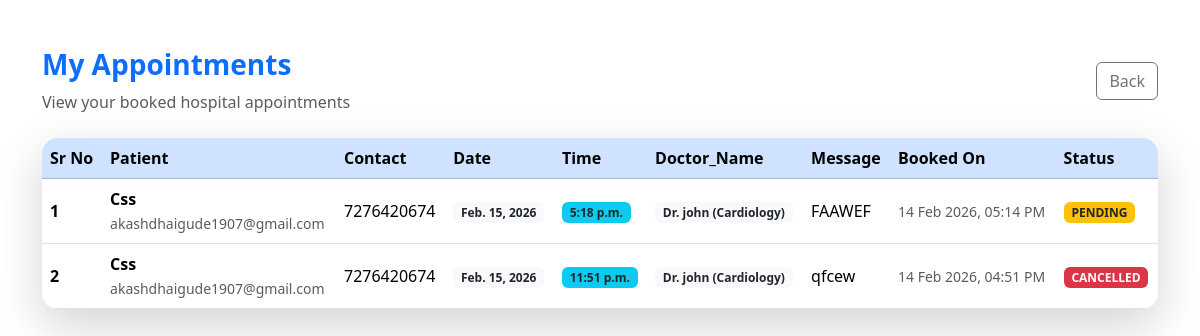
Before: /dashboard/my_appointment/ (signed in) with the older database file.
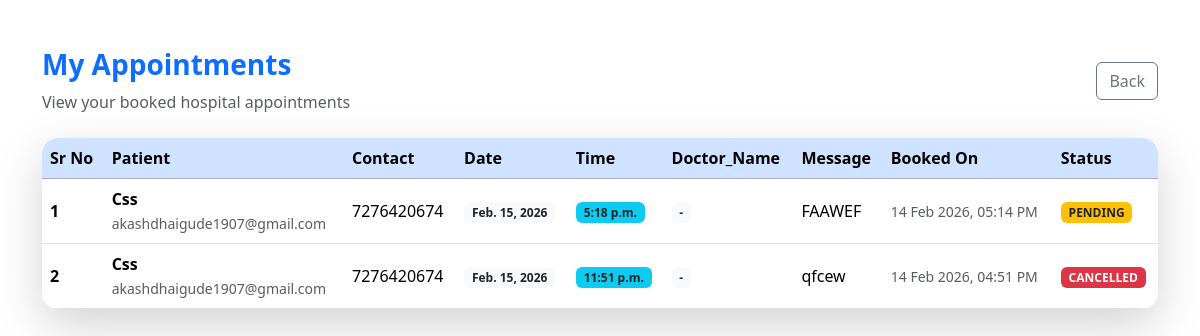
After: the same page with the newer database file.
### hp_management/models.py (models this page shows)
class Appointment(models.Model):
    user = models.ForeignKey(User, on_delete=models.CASCADE)
    name = models.CharField(max_length=100)
    email = models.EmailField()
    phone = models.CharField(max_length=15)
    date = models.DateField()
    time = models.TimeField()
    address = models.TextField(max_length=100, blank=True, null=True)
    doctor = models.ForeignKey(Doctor, on_delete=models.SET_NULL, null=True, blank=True)
    message = models.TextField(blank=True, null=True)
    created_at = models.DateTimeField(auto_now_add=True)
    STATUS_CHOICES = [
        ("PENDING", "Pending"),
        ("CONFIRMED", "Confirmed"),
        ("CANCELLED", "Cancelled"),
    ]
    appointment_status = models.CharField(
        max_length=10, choices=STATUS_CHOICES, default="PENDING"
    )

class Doctor(models.Model):
    name = models.CharField(max_length=100)
    specialization = models.CharField(max_length=100)
    phone = models.CharField(max_length=15)
    email = models.EmailField(unique=True)
    is_active = models.BooleanField(default=True)
    joined_at = models.DateTimeField(auto_now_add=True)
    doctor_image = CloudinaryField('image', blank=True, null=True)
    def __str__(self):
        return f"Dr. {self.name} ({self.specialization})"

### hp_management/views.py (the view)
# urls.py: path('my_appointment/', my_appointment, name="my_appointment"),
@login_required(login_url="login")
def my_appointment(request):
    appointments = Appointment.objects.filter(user=request.user).order_by('-created_at')
    return render(
        request,
        "hospital/my_appointment.html",
        {"appointments": appointments}
    )

### templates/hospital/my_appointment.html (shortened to what this page needs)
{% extends 'layout/main.html' %}
{% load static %}
{% block content %}
<div class="container my-5">
    <div class="d-flex justify-content-between align-items-center mb-4">
        <div>
            <h3 class="fw-bold text-primary">
                 My Appointments
            </h3>
            <p class="text-muted mb-0">View your booked hospital appointments</p>
        </div>
        <a href="{% url 'home' %}" class="btn btn-outline-secondary">
             Back
        </a>
    </div>
    {% if appointments %}
    <div class="card shadow-lg border-0 appointment-card">
        <div class="card-body p-0">
            <div class="table-responsive">
                <table class="table table-hover align-middle mb-0">
                    <thead class="table-primary">
                        <tr>
                            <th>Sr No</th>
                            <th>Patient</th>
                            <th>Contact</th>
                            <th>Date</th>
                            <th>Time</th>
                            <th>Doctor_Name</th>
                            <th>Message</th>
                            <th>Booked On</th>
                            <th>Status</th>
                        </tr>
                    </thead>
                    <tbody>
                        {% for appointment in appointments %}
                        <tr>
                            <td class="fw-semibold">{{ forloop.counter }}</td>
                            <td>
                                <div class="fw-semibold">{{ appointment.name }}</div>
                                <small class="text-muted">{{ appointment.email }}</small>
                            </td>
                            <td>{{ appointment.phone }}</td>
                            <td>
                                <span class="badge bg-light text-dark">
                                    {{ appointment.date }}
                                </span>
                            </td>
                            <td>
                                <span class="badge bg-info text-dark">
                                    {{ appointment.time }}
                                </span>
                            </td>
                            <td>
                                <span class="badge bg-light text-dark">
                                    {{ appointment.doctor|default:"-" }}
                                </span>
                            </td>
                            <td>
                                {{ appointment.message|default:"—" }}
                            </td>
                            <td>
                                <small class="text-muted">
                                    {{ appointment.created_at|date:"d M Y, h:i A" }}
                                </small>
                            </td>
                            <td>
                                {% if appointment.appointment_status == "CONFIRMED" %}
                                <span class="badge bg-success">{{ appointment.appointment_status }}</span>
                                {% elif appointment.appointment_status == "PENDING" %}
                                <span class="badge bg-warning text-dark">{{ appointment.appointment_status }}</span>
                                {% elif appointment.appointment_status == "CANCELLED" %}
                                <span class="badge bg-danger">{{ appointment.appointment_status }}</span>
                                {% else %}
                                <span class="badge bg-secondary">{{ appointment.appointment_status }}</span>
                                {% endif %}
                            </td>
                        </tr>
                        {% endfor %}
                    </tbody>
                </table>
            </div>
        </div>
    </div>
    {% endif %}
</div>
{% endblock %}

### templates/layout/main.html (shortened to what this page needs)
{% load static %}
<!doctype html>
<html lang="en">
  <head>
    <link
      href="https://cdn.jsdelivr.net/npm/bootstrap@5.3.2/dist/css/bootstrap.min.css"
      rel="stylesheet"
    />
    <link rel="stylesheet" href="{% static 'css/auth.css' %}" />
  </head>
  <body>
    {% block content %}{% endblock %}
  </body>
</html>

### templates/hospital/my_appointment.html (style rules this page uses)
.appointment-card { border-radius: 16px; overflow: hidden; animation: fadeUp 0.6s ease; }
table th, table td { vertical-align: middle; }
table thead th { font-weight: 600; }

Changed rows visible on the page:
changed Appointment "FAAWEF": doctor "Dr. john (Cardiology)" → "-"
changed Appointment "qfcew": doctor "Dr. john (Cardiology)" → "-"
